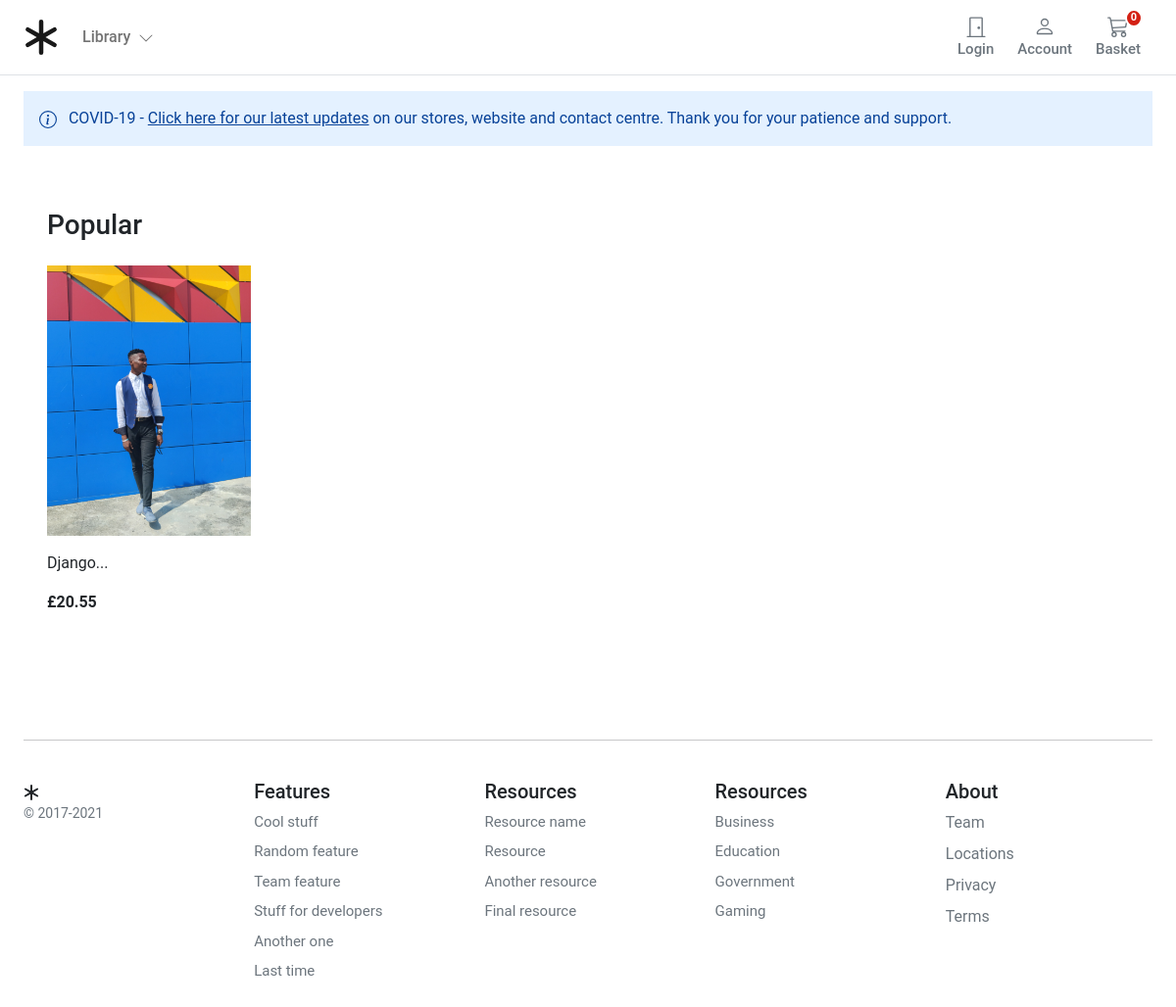
The app's page /, older data.
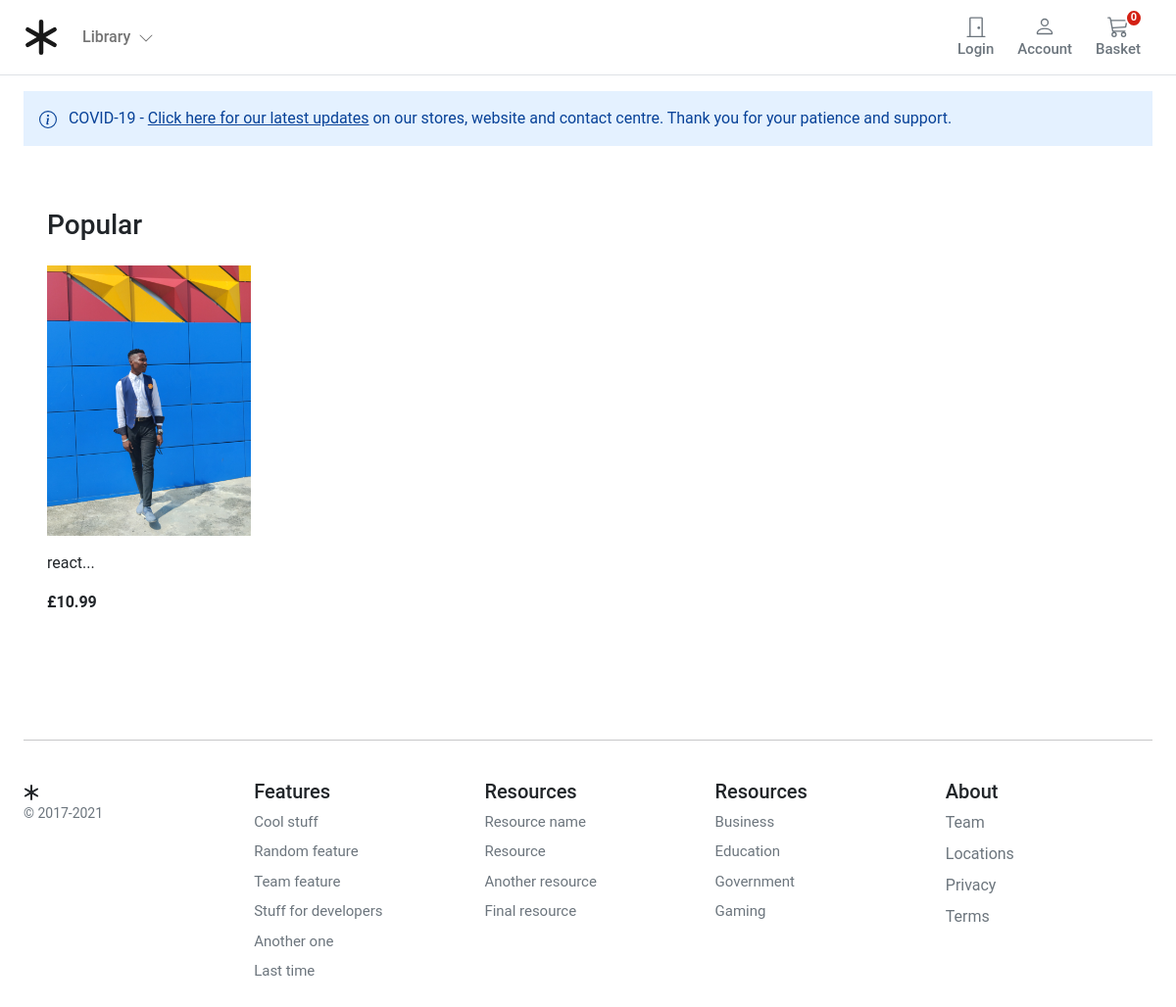
The same page, newer data.
### store/models.py (models this page shows, shortened)
class Product(models.Model):
    category = models.ForeignKey(Category, related_name='product', on_delete=models.CASCADE)
    created_by = models.ForeignKey(User, on_delete=models.CASCADE, related_name='product_creator')
    title = models.CharField(max_length=255)
    author = models.CharField(max_length=255, default='admin')
    description = models.TextField(blank=True)
    image = models.ImageField(upload_to='images/')
    slug = models.SlugField(max_length=255)
    price = models.DecimalField(max_digits=4, decimal_places=2)
    in_stock = models.BooleanField(default=True)
    is_active = models.BooleanField(default=True)
    created = models.DateTimeField(auto_now_add=True)
    updated = models.DateTimeField(auto_now=True)
    objects = models.Manager()
    products = ProductManager()
    class Meta:
        verbose_name_plural = 'Products'
        ordering = ('-created',)
    def get_absolute_url(self):
        return reverse('store:product_detail', args=[self.slug])

### store/views.py (the view)
# urls.py: path('', views.products_all, name='products_all'),
def products_all(request):
    products = Product.products.all()
    return render(request, 'store/home.html', {'products': products})

### basket/basket.py (called while the page is built)
    def __len__(self):
        return sum(item['qty'] for item in self.basket.values())

### store/context_processors.py (called while the page is built)
def categories(request):
    return {
        'categories': Category.objects.all()
    }

### store/models.py (called while the page is built)
    def get_absolute_url(self):
        return reverse('store:product_detail', args=[self.slug])

    def get_queryset(self):
        return super(ProductManager, self).get_queryset().filter(is_active=True)

### templates/store/home.html (shortened to what this page needs)
{% extends "./base.html" %}
{% load static %}
{% block content %}
<main>
  <div class="container">
    <div class="alert alert-primary fw600 rounded-0 border-0 py-3" role="alert">
      COVID-19 - <u>Click here for our latest updates</u> on our stores, website and contact centre. Thank you for
      your patience and support.
    </div>
    <div class="container">
      <div class="row">
        <div class="album py-5">
          <div class="pb-3">
            <h1 class="h3">Popular</h1>
          </div>
          <div class="row row-cols-1 row-cols-sm-2 row-cols-md-5 g-3">
            {% for product in products %}
            <div class="col">
              <div class="card border-0">
                <img class="img-fluid" alt="Responsive image" src="{{ product.image.url }}">
                <div class="card-body px-0">
                  <p class="card-text">
                    <a class="text-dark text-decoration-none"
                      href="{{ product.get_absolute_url }}">{{ product.title|slice:":50" }}...</a>
                  </p>
                  <div class="fw-bold">£{{product.price}}</div>
                </div>
              </div>
            </div>
            {% endfor %}
          </div>
        </div>
      </div>
    </div>
</main>
{% endblock %}

Row changes from the older to the newer data that the page shows:
no longer on this page (row edited): Product: image (picture), title "Django", price "20.55"
added Product: image (picture), title "react", price "10.99"
